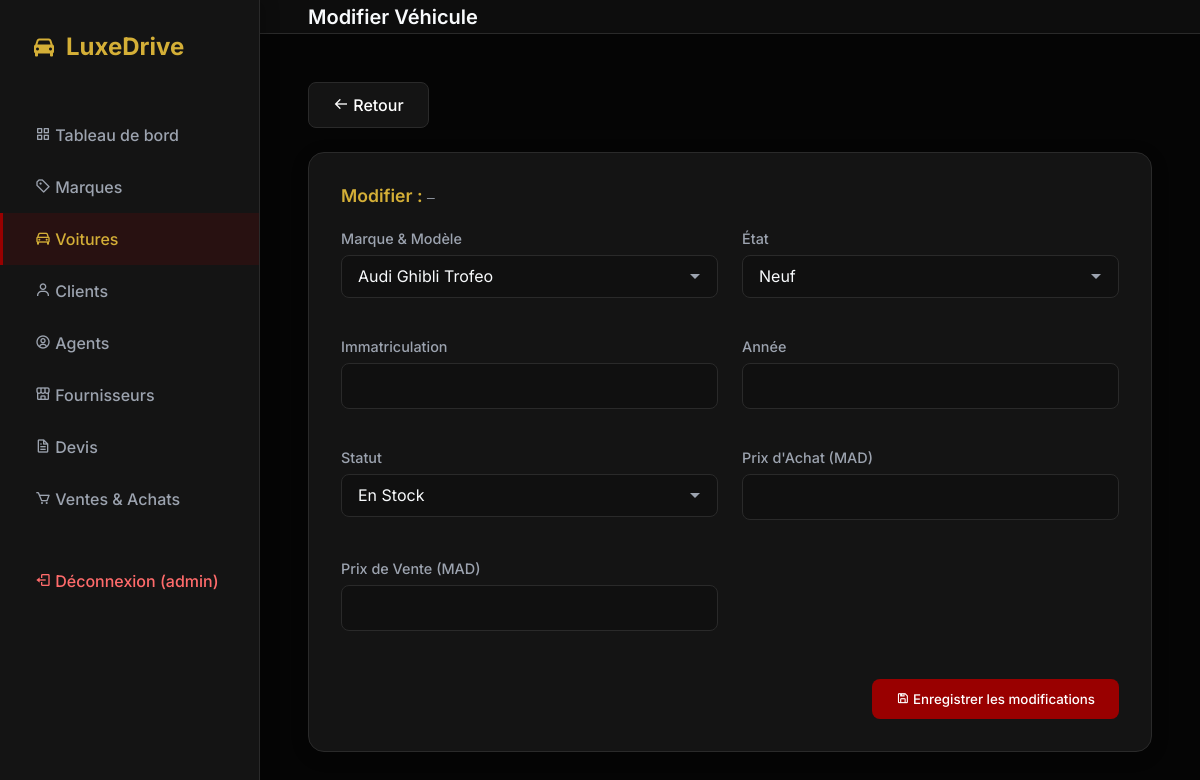
/voitures/edit/WDB5805581RA00101 (signed in), run on an earlier commit of the app's database.
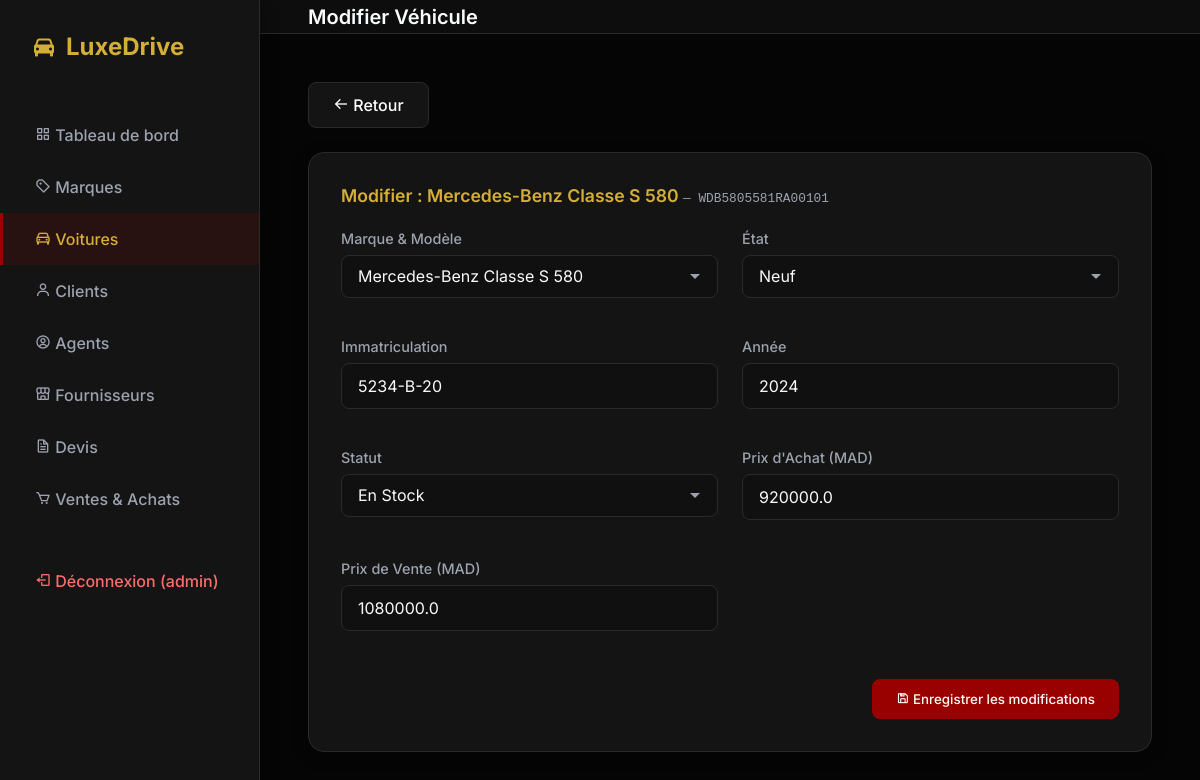
And on a later commit of the database.
### tables this page shows
CREATE TABLE marque (
    id_marque INTEGER PRIMARY KEY AUTOINCREMENT,
    nom_marque TEXT NOT NULL
);

CREATE TABLE modele (
    id_modele INTEGER PRIMARY KEY AUTOINCREMENT,
    nom_modele TEXT,
    id_marque INTEGER,
    FOREIGN KEY (id_marque) REFERENCES marque(id_marque)
);

CREATE TABLE voiture (
    vin TEXT PRIMARY KEY,
    id_modele INTEGER,
    type TEXT CHECK( type IN ('neuf', 'occasion') ),
    immatriculation TEXT,
    annee INTEGER,
    prix_achat REAL,
    prix_vente REAL,
    statut TEXT CHECK( statut IN ('en_stock', 'reservee', 'vendue') ),
    FOREIGN KEY (id_modele) REFERENCES modele(id_modele)
);

### app.py (the view, shortened to what this page needs)
@app.route('/voitures/edit/<vin>', methods=['GET', 'POST'])
@admin_required
def voiture_edit(vin):
    db = get_db()
    cur = db.cursor()
    cur.execute('''SELECT v.*, m.nom_modele, mq.nom_marque FROM voiture v
                   JOIN modele m ON v.id_modele=m.id_modele
                   JOIN marque mq ON m.id_marque=mq.id_marque WHERE v.vin=?''', (vin,))
    voiture = cur.fetchone()
    cur.execute('''SELECT m.id_modele, m.nom_modele, mq.nom_marque FROM modele m
                   JOIN marque mq ON m.id_marque=mq.id_marque ORDER BY mq.nom_marque, m.nom_modele''')
    modeles = cur.fetchall()
    return render_template('voiture_edit.html', voiture=voiture, modeles=modeles)

### app.py (called while the page is built)
def get_db():
    db = getattr(g, '_database', None)
    if db is None:
        db = g._database = sqlite3.connect(DATABASE)
        db.row_factory = sqlite3.Row
    return db

@app.teardown_appcontext
def close_connection(exception):
    db = getattr(g, '_database', None)
    if db is not None:
        db.close()

@app.before_request
def load_logged_in_user():
    user_id = session.get('user_id')
    if user_id is None:
        g.user = None
    else:
        db = get_db()
        cur = db.cursor()
        cur.execute('SELECT * FROM user WHERE id_user = ?', (user_id,))
        g.user = cur.fetchone()

def admin_required(f):
    @wraps(f)
    def decorated_function(*args, **kwargs):
        if 'user_id' not in session or session.get('role') != 'admin':
            return redirect(url_for('voitures'))
        return f(*args, **kwargs)
    return decorated_function

### templates/voiture_edit.html (shortened to what this page needs)
{% extends 'base.html' %}
{% block page_title %}Modifier Véhicule{% endblock %}
{% block content %}
<div class="header-actions" style="margin-bottom:1.5rem;">
    <a href="{{ url_for('voiture_detail', vin=voiture.vin) }}" class="btn" style="background:var(--sidebar-bg);border:1px solid var(--border-color);">
        <i class='bx bx-arrow-back'></i> Retour
    </a>
</div>
<div class="form-container">
    <h2 style="font-size:1.1rem;font-weight:600;margin-bottom:1.5rem;color:var(--accent-gold);">
        Modifier : {{ voiture.nom_marque }} {{ voiture.nom_modele }}
        <span style="font-size:0.8rem;color:var(--text-muted);font-weight:400;font-family:monospace;"> — {{ voiture.vin }}</span>
    </h2>
    <form method="POST" action="{{ url_for('voiture_edit', vin=voiture.vin) }}">
        <div class="form-grid">
            <div class="form-group">
                <label>Marque & Modèle</label>
                <select name="id_modele" required>
                    {% for m in modeles %}
                    <option value="{{ m.id_modele }}" {% if m.id_modele == voiture.id_modele %}selected{% endif %}>
                        {{ m.nom_marque }} {{ m.nom_modele }}
                    </option>
                    {% endfor %}
                </select>
            </div>
            <div class="form-group">
                <label>État</label>
                <select name="type" required>
                    <option value="neuf" {% if voiture.type == 'neuf' %}selected{% endif %}>Neuf</option>
                </select>
            </div>
            <div class="form-group">
                <label>Immatriculation</label>
                <input type="text" name="immatriculation" value="{{ voiture.immatriculation }}" required>
            </div>
            <div class="form-group">
                <label>Année</label>
                <input type="number" name="annee" value="{{ voiture.annee }}" min="1900" max="2099" required>
            </div>
            <div class="form-group">
                <label>Statut</label>
                <select name="statut" required>
                    <option value="en_stock" {% if voiture.statut == 'en_stock' %}selected{% endif %}>En Stock</option>
                </select>
            </div>
            <div class="form-group">
                <label>Prix d'Achat (MAD)</label>
                <input type="number" name="prix_achat" value="{{ voiture.prix_achat }}" step="0.01" required>
            </div>
            <div class="form-group">
                <label>Prix de Vente (MAD)</label>
                <input type="number" name="prix_vente" value="{{ voiture.prix_vente }}" step="0.01" required>
            </div>
        </div>
        <div style="margin-top:2rem;text-align:right;">
            <button type="submit" class="btn"><i class='bx bx-save'></i> Enregistrer les modifications</button>
        </div>
    </form>
</div>
{% endblock %}

What changed in the data, as far as the page shows it:
now on this page (row unchanged): marque: nom_marque "Mercedes-Benz"
added modele: nom_modele "Classe S 580"
added voiture: vin "WDB5805581RA00101", id_modele "Mercedes-Benz Classe S 580", type "Neuf", immatriculation "5234-B-20", annee "2024", statut "En Stock", prix_achat "920000.0", prix_vente "1080000.0"
Also different on the page:
form field id_modele: "Audi Ghibli Trofeo" → (not shown)
form field type: "Neuf" → (not shown)
form field statut: "En Stock" → (not shown)
